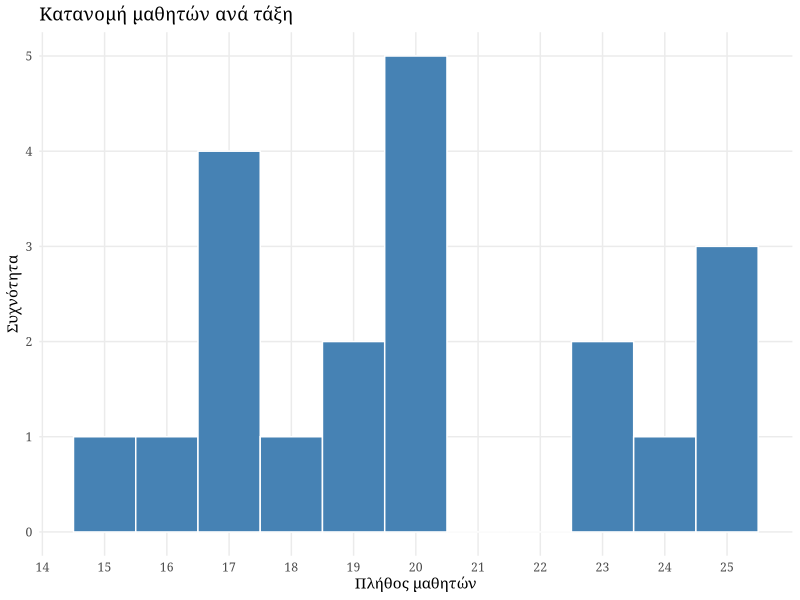
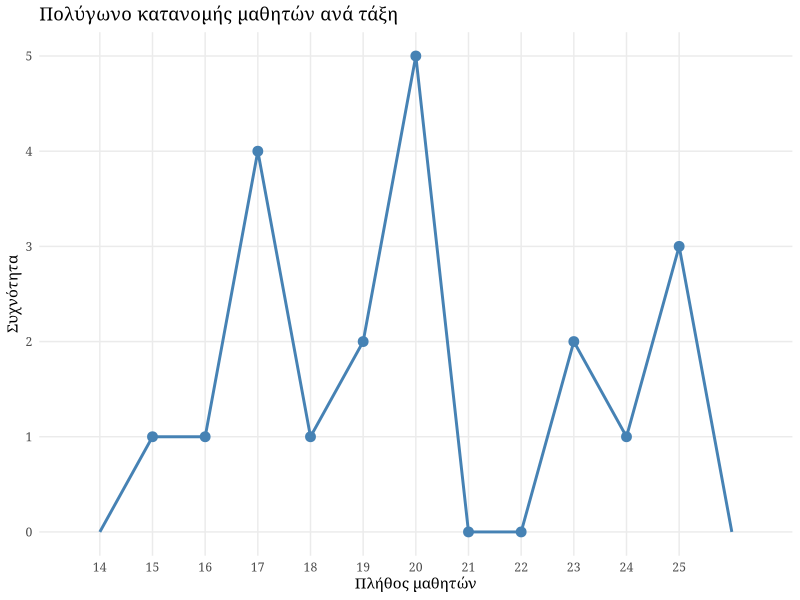
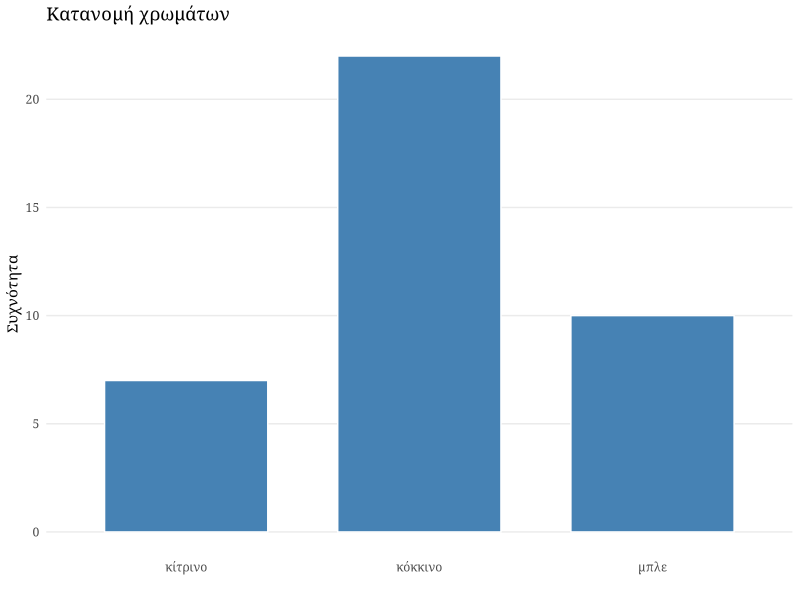

These charts were generated, in order, by the following R code:
## ---- chunk 1
#| label: histogram
#| fig-cap: "Ιστόγραμμα κατανομής μαθητών ανά τάξη"
#| dev: "ragg_png"
#| fig-width: 6
#| fig-height: 4
#| echo: false

library(ggplot2)

data <- data.frame(
  value = c(20, 23, 20, 24, 20, 18, 17, 25, 25, 19, 
            20, 17, 17, 16, 17, 15, 20, 19, 23, 25)
)


ggplot(data, aes(x = value)) +
  geom_histogram(binwidth = 1, fill = "steelblue", color = "white", 
                 boundary = 14.5) +
  scale_x_continuous(breaks = 14:25) +
  labs(title = "Κατανομή μαθητών ανά τάξη",
       x = "Πλήθος μαθητών",
       y = "Συχνότητα") +
  theme_minimal(base_family = "Noto Serif") +
  theme(text = element_text(family = "Noto Serif"),
        panel.grid.minor = element_blank())
## ---- chunk 2
#| label: polygon
#| fig-cap: "Πολύγωνο κατανομής μαθητών ανά τάξη"
#| dev: "ragg_png"
#| fig-width: 6
#| fig-height: 4
#| echo: false


library(ggplot2)

data <- data.frame(
  value = c(20, 23, 20, 24, 20, 18, 17, 25, 25, 19, 
            20, 17, 17, 16, 17, 15, 20, 19, 23, 25)
)

ggplot(data, aes(x = value)) +
  geom_freqpoly(binwidth = 1, color = "steelblue", linewidth = 1, 
                boundary = 14.5) +
  stat_bin(binwidth = 1, boundary = 14.5, geom = "point", 
           color = "steelblue", size = 3) +
  scale_x_continuous(breaks = 14:25) +
  labs(title = "Πολύγωνο κατανομής μαθητών ανά τάξη",
       x = "Πλήθος μαθητών",
       y = "Συχνότητα") +
  theme_minimal(base_family = "Noto Serif") +
  theme(text = element_text(family = "Noto Serif"),
        panel.grid.minor = element_blank())
## ---- chunk 3
#| label: barplot
#| fig-cap: "Ραβδόγραμμα κατανομής χρωμάτων"
#| dev: "ragg_png"
#| fig-width: 6
#| fig-height: 4
#| echo: false

library(ggplot2)

# Data
data <- data.frame(
  x = c("μπλε", "κόκκινο", "κίτρινο"),
  f = c(10, 22, 7)
)

ggplot(data, aes(x = x, y = f)) +
  geom_col(fill = "steelblue", color = "white", width = 0.7) +
  labs(title = "Κατανομή χρωμάτων",
       x = "",
       y = "Συχνότητα") +
  theme_minimal(base_family = "Noto Serif") +
  theme(text = element_text(family = "Noto Serif"),
        panel.grid.minor = element_blank(),
        panel.grid.major.x = element_blank())
